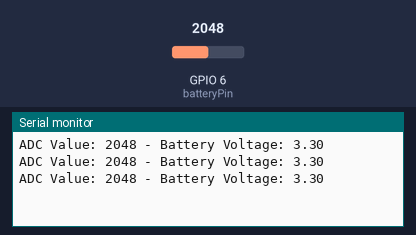
A sketch run on a simulated ESP32. On the bench: the last lines printed to the serial monitor. The test bench sets the inputs (shaded band); at power-on: GPIO 6 (batteryPin) = 2048 (analog values on the 0–4095 scale).

Above: at 1.3 s.
1.4 s: GPIO 6 (batteryPin) set to 2866
At 1.9 s:
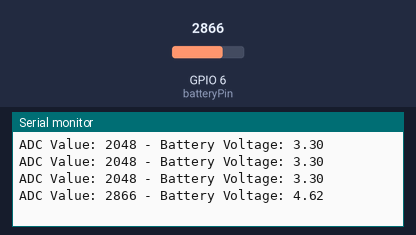
2.9 s: GPIO 6 (batteryPin) set to 3603
At 3.4 s:
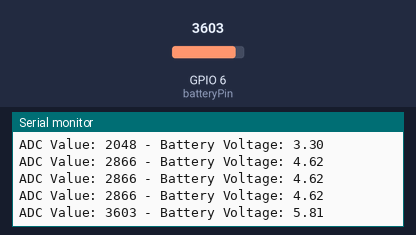
Timing chart, 0 to 5.9 s (numbered marks = the images above; inputs shaded):
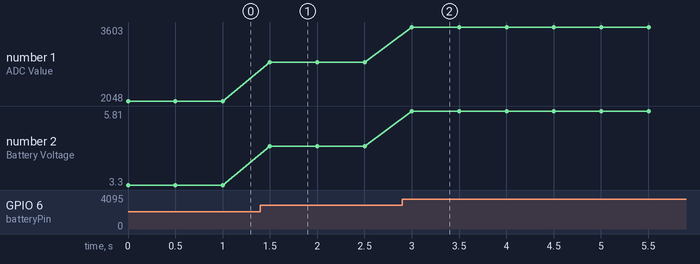

Measured:
- after the input at 1.4 s, the serial monitor: prints a new line after 0.10 s (image 1)
- after the input at 2.9 s, the serial monitor: prints a new line after 0.10 s (image 2)
- plotted number 1: 2048 → 2866 after the input at 1.4 s, 2866 → 3603 after the input at 2.9 s
- plotted number 2: 3.3 → 4.62 after the input at 1.4 s, 4.62 → 5.81 after the input at 2.9 s

The sketch:

battery_checker.ino
```cpp
const int batteryPin = 6; // ADC pin connected to the voltage divider
float R1 = 10000.0; // Resistance of R1 (in ohms)
float R2 = 10000.0;  // Resistance of R2 (in ohms)
float maxAdcValue = 4095.0; // Maximum value for the 12-bit ADC
float referenceVoltage = 3.3; // Reference voltage for the ESP32 ADC

void setup() {
  Serial.begin(115200);
  analogReadResolution(12); // Set ADC resolution to 12 bits
}

void loop() {
  int adcValue = analogRead(batteryPin);
  float voltage = (adcValue / maxAdcValue) * referenceVoltage;
  float batteryVoltage = voltage * (R1 + R2) / (R2); // Calculate actual battery voltage

  Serial.print("ADC Value: ");
  Serial.print(adcValue);
  Serial.print(" - Battery Voltage: ");
  Serial.println(batteryVoltage);
  delay(500);
}
```
